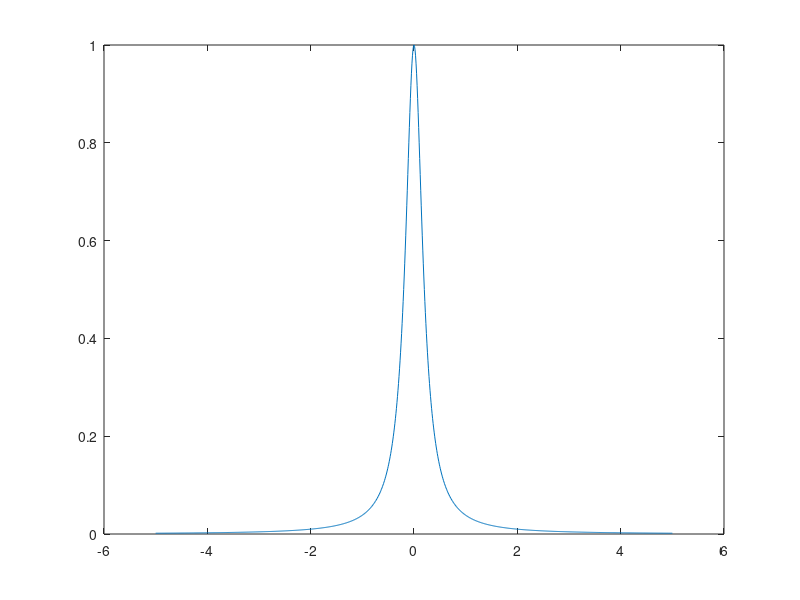

Write the MATLAB code that produced this figure. (Note: this script raises an error after producing the figure.)
% RungeScript.m
% define inline function
runge = inline('1./(1+25*x.^2)');
% use equispaced nodes
EquiNodes = -5:5;
peq = polyfit(EquiNodes,runge(EquiNodes),10);
x=-5:0.01:5;
figure
plot(x,runge(x));
hold on
plot(x,polyval(p10,x));
% use Chebyshev nodes
ChebNodes = 5*cos(pi*(11 - (1:11) + 0.5)/11);
pcheb = polyfit(ChebNodes,runge(ChebNodes),10);
figure
plot(x,runge(x));
hold on
plot(x,polyval(pcheb,x));
